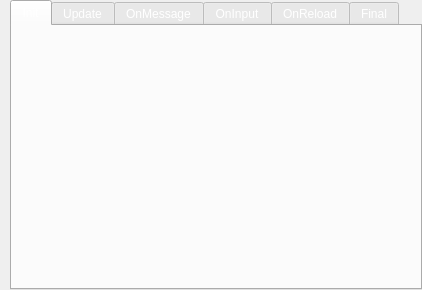
<?xml version="1.0" encoding="UTF-8"?>
<ui version="4.0">
 <class>Canvas</class>
 <widget class="QWidget" name="Canvas">
  <property name="geometry">
   <rect>
    <x>0</x>
    <y>0</y>
    <width>422</width>
    <height>290</height>
   </rect>
  </property>
  <property name="minimumSize">
   <size>
    <width>300</width>
    <height>200</height>
   </size>
  </property>
  <property name="windowTitle">
   <string>Form</string>
  </property>
  <property name="styleSheet">
   <string notr="true">color:rgb(255,255,255)</string>
  </property>
  <layout class="QHBoxLayout" name="horizontalLayout_7">
   <property name="leftMargin">
    <number>10</number>
   </property>
   <property name="topMargin">
    <number>0</number>
   </property>
   <property name="rightMargin">
    <number>0</number>
   </property>
   <property name="bottomMargin">
    <number>0</number>
   </property>
   <item>
    <widget class="QTabWidget" name="FunctionTabs">
     <property name="currentIndex">
      <number>0</number>
     </property>
     <widget class="QWidget" name="InitTab">
      <property name="styleSheet">
       <string notr="true"/>
      </property>
      <attribute name="title">
       <string>Init</string>
      </attribute>
      <layout class="QHBoxLayout" name="horizontalLayout_4">
       <property name="leftMargin">
        <number>0</number>
       </property>
       <property name="topMargin">
        <number>0</number>
       </property>
       <property name="rightMargin">
        <number>0</number>
       </property>
       <property name="bottomMargin">
        <number>0</number>
       </property>
       <item>
        <widget class="GraphSpace" name="InitCanvas" native="true"/>
       </item>
      </layout>
     </widget>
     <widget class="QWidget" name="UpdateTab">
      <attribute name="title">
       <string>Update</string>
      </attribute>
      <layout class="QHBoxLayout" name="horizontalLayout_2">
       <property name="leftMargin">
        <number>0</number>
       </property>
       <property name="topMargin">
        <number>0</number>
       </property>
       <property name="rightMargin">
        <number>0</number>
       </property>
       <property name="bottomMargin">
        <number>0</number>
       </property>
       <item>
        <widget class="GraphSpace" name="UpdateCanvas" native="true"/>
       </item>
      </layout>
     </widget>
     <widget class="QWidget" name="OnMessageTab">
      <attribute name="title">
       <string>OnMessage</string>
      </attribute>
      <layout class="QHBoxLayout" name="horizontalLayout_3">
       <property name="leftMargin">
        <number>0</number>
       </property>
       <property name="topMargin">
        <number>0</number>
       </property>
       <property name="rightMargin">
        <number>0</number>
       </property>
       <property name="bottomMargin">
        <number>0</number>
       </property>
       <item>
        <widget class="GraphSpace" name="OnMessageCanvas" native="true"/>
       </item>
      </layout>
     </widget>
     <widget class="QWidget" name="OnInputTab">
      <attribute name="title">
       <string>OnInput</string>
      </attribute>
      <layout class="QHBoxLayout" name="horizontalLayout_5">
       <property name="leftMargin">
        <number>0</number>
       </property>
       <property name="topMargin">
        <number>0</number>
       </property>
       <property name="rightMargin">
        <number>0</number>
       </property>
       <property name="bottomMargin">
        <number>0</number>
       </property>
       <item>
        <widget class="GraphSpace" name="OnInputCanvas" native="true"/>
       </item>
      </layout>
     </widget>
     <widget class="QWidget" name="OnReloadTab">
      <attribute name="title">
       <string>OnReload</string>
      </attribute>
      <layout class="QHBoxLayout" name="horizontalLayout">
       <property name="leftMargin">
        <number>0</number>
       </property>
       <property name="topMargin">
        <number>0</number>
       </property>
       <property name="rightMargin">
        <number>0</number>
       </property>
       <property name="bottomMargin">
        <number>0</number>
       </property>
       <item>
        <widget class="GraphSpace" name="OnReloadCanvas" native="true"/>
       </item>
      </layout>
     </widget>
     <widget class="QWidget" name="FinalTab">
      <attribute name="title">
       <string>Final</string>
      </attribute>
      <layout class="QHBoxLayout" name="horizontalLayout_6">
       <property name="leftMargin">
        <number>0</number>
       </property>
       <property name="topMargin">
        <number>0</number>
       </property>
       <property name="rightMargin">
        <number>0</number>
       </property>
       <property name="bottomMargin">
        <number>0</number>
       </property>
       <item>
        <widget class="GraphSpace" name="FinalCanvas" native="true"/>
       </item>
      </layout>
     </widget>
    </widget>
   </item>
  </layout>
 </widget>
 <customwidgets>
  <customwidget>
   <class>GraphSpace</class>
   <extends>QWidget</extends>
   <header>graphspace.h</header>
   <container>1</container>
  </customwidget>
 </customwidgets>
 <resources/>
 <connections/>
</ui>
